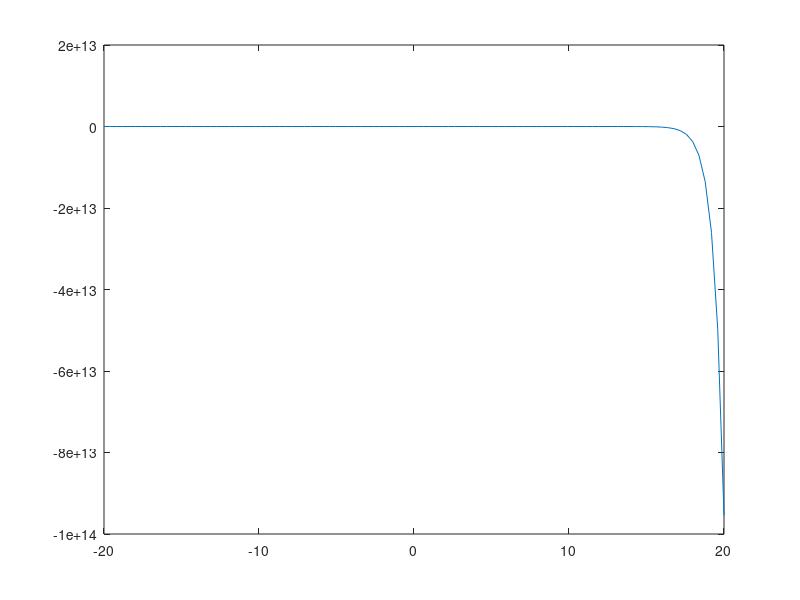

The MATLAB script that drew this image: (Note: this script raises an error after producing the figure.)
clc;

f = @(x) (x-2).^2 - 11 - (5.^x) + 3;

function intervals = brude_loc(f, a, b, h)

    intervals = [];
    x = a:h:b;
    for i = 1:length(x)-1
        if f(x(i)) * f(x(i+1)) < 0
            intervals = [intervals; [x(i), x(i+1)]];
        end
    end
    
    if isempty(intervals)
        disp('Корни не найдены.');
        return;
    else
        return;
    end
end

function root = simple_iteration(g, x0, accuracy)
    x = x0;
    max_iter = 100000;
    for iter = 1:max_iter
        x_new = g(x);
        if abs(x_new - x) < accuracy
            root = x_new;
            fprintf('МПИ: %d итераций: x = %.6f\n', iter, root);
            return;
        end
        x = x_new;
    end
end

function root = chord_method(f, a, b, accuracy)
    max_iter = 10000;

    for iter = 1:max_iter

        c = a - (f(a) * (b - a)) / (f(b) - f(a));

        if abs(f(c)) < accuracy
            root = c;
            fprintf('МХ: %d итераций: x = %.6f\n', iter, root);
            return;
        end

        if f(a) * f(c) < 0
            b = c;
        else
            a = c;
        end
    end
end

function root = newton_method(f, x0, accuracy)
    max_iter = 10000;
    x = x0;
    df = diff(f);
    

    for iter = 1:max_iter
        fx = f(x);
        dfx = df(x);
        x_new = x - fx / dfx;

        if abs(x_new - x) < accuracy || abs(f(x_new)) < accuracy
            root = x_new;
            fprintf('МН: %d итераций: x = %.6f\n', iter, root);
            return;
        end

        x = x_new;
    end
end

x = linspace(-20, 20, 100);
y = f(x); 
plot(x, y);
hold on;

xline(0, 'k--', 'LineWidth', 1); 
yline(0, 'k--', 'LineWidth', 1);
axis equal;

xlim([-20, 20]);
ylim([-20, 20]);
xlabel('x');
ylabel('f(x)');
title('f(x) = (x-2)^3 - 11 - 5^x + 3');
grid on;

hold off;

% Перебором находим приближённое значение.

a = -1;
b = 0;
h = 0.2;

intervals = brude_loc(f, a, b, h);

% Метод простых итераций.

accuracy = 1e-10;

x_iter_form = @(x) (x.^2 + 4 - 11 - 5.^x + 3)/4;

roots_sim = [];

for i = 1:length(intervals)-1
   x0 = intervals(i);
   root = simple_iteration(x_iter_form, x0, accuracy);
   if (root)
       roots_sim = [roots, root];
   end
end

% Метод хорд

roots_chord = [];

for i = 1:length(intervals)-1
   a = intervals(i);
   b = intervals(i+1);
   root = chord_method(f, a, b, accuracy);
   if (root)
       roots_chord = [roots_chord, root];
   end
end

% Метод Ньютона

roots_newton = [];

for i = 1:length(intervals)-1
   x0 = intervals(i);
   root = newton_method(f, x0, accuracy);
   if (root)
       roots_newton = [roots_newton, root];
   end
end
